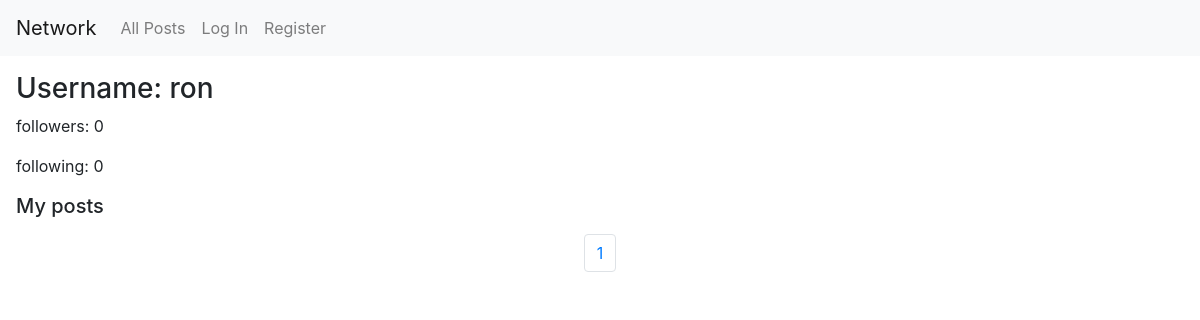
/profile/3, run on an earlier commit of the app's database.
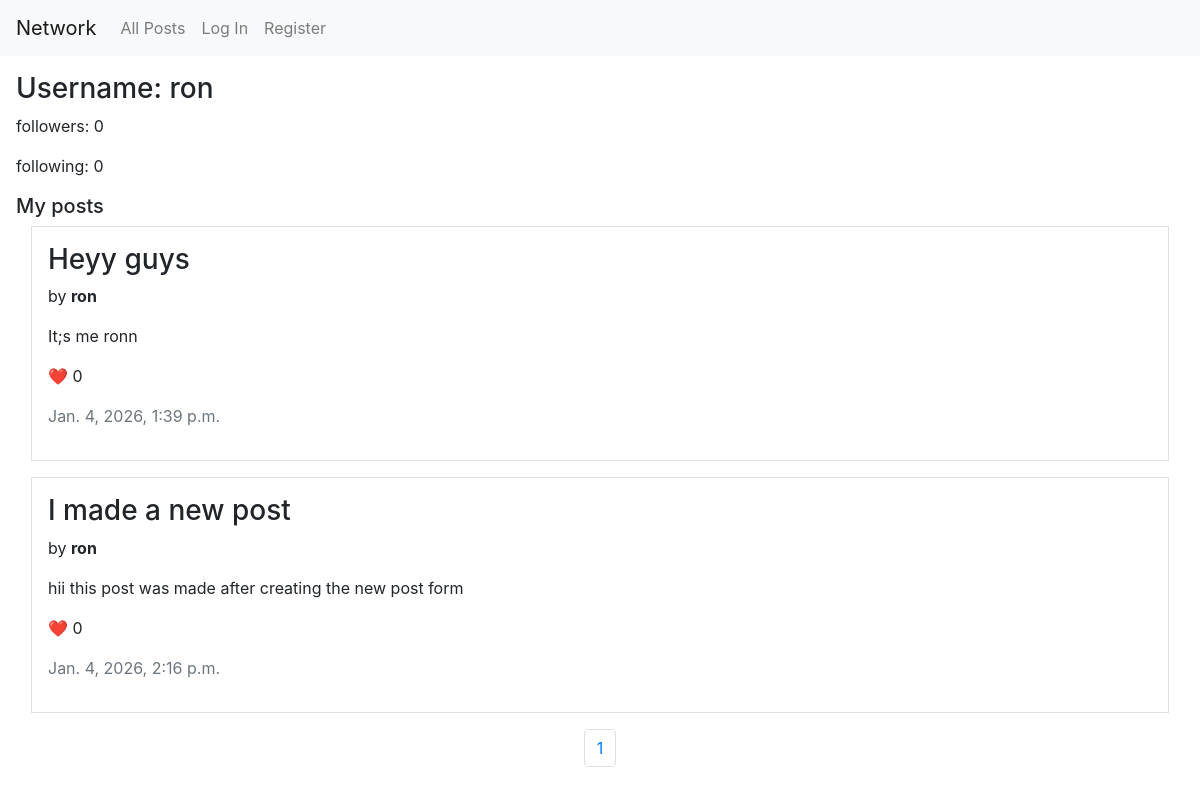
And on a later commit of the database.
### network/models.py (models this page shows, shortened)
class Post(models.Model):
    id = models.AutoField(primary_key=True)
    title = models.CharField()
    content = models.TextField()
    author = models.ForeignKey(User, on_delete=models.CASCADE, related_name='posts')
    timestamp = models.DateTimeField(auto_now_add=True)

class User(AbstractUser):
    pass

### network/views.py (the view)
# urls.py: path("profile/<int:id>", views.profile, name="profile"),
def profile(request, id):
    try:
        user = User.objects.get(id=id)
    except:
        return render(request, "network/error.html")
    all_posts = Post.objects.filter(author=user).order_by('timestamp')
    username = user.username
    followers = user.followers.count()
    following = user.following.count()
    p = Paginator(all_posts, 10)
    page_number = request.GET.get('page')
    page_obj = p.get_page(page_number)
    if request.user.is_authenticated:
        for post in page_obj:
            post.is_liked = post.likes.filter(liked_by=request.user).exists()
            post.is_following = post.author.followers.filter(follower=request.user).exists()
    return render(request, "network/profile.html", {
        'page_obj' : page_obj,
        'username' : username,
        'following_count' : following,
        'followers_count' : followers
    })

### network/templates/network/profile.html (shortened to what this page needs)
{% extends "network/layout.html" %}
{% block body %}
<main class="p-3">
    <section>
        <h3>Username: {{ username }}</h3>
        <p>followers: {{ followers_count }}</p>
        <p>following: {{ following_count }}</p>
    </section>
    <section>
        <h5>My posts</h5>
        <div class="container-fluid mb-3">
            {% for post in page_obj %}
                <div class="mb-3 p-3 border">
                    <h3>{{ post.title }}</h3>
                    {% if request.user.is_authenticated and post.author != request.user %}
                    <div>
                        <span>by <b>{{ post.author.username }}</b></span>
                        {% if post.is_following %}
                            <button onclick="followHandler(this)" data-id="{{ post.author.username }}" class="follow-{{ post.author.username }} btn btn-sm btn-outline-info">🚫 Unfollow</button>
                        {% else %}
                            <button onclick="followHandler(this)" data-id="{{ post.author.username }}" class="follow-{{ post.author.username }} btn btn-sm btn-outline-info">➕ Follow</button>
                        {% endif %}
                    </div>
                    {% else %}
                        <p>by <b>{{ post.author.username }}</b></p>
                    {% endif %}
                    <p class="mt-3">{{ post.content }}</p>
                    {% if request.user.is_authenticated %}
                        <div>
                            {% if post.is_liked %}
                                <button id="heart-{{ post.id }}" onclick="likeHandler(this)" data-id="{{ post.id }}" class="btn btn-link">❤️</button>
                            {% else %}
                                <button id="heart-{{ post.id }}" onclick="likeHandler(this)" data-id="{{ post.id }}" class="btn btn-link">🤍</button>
                            {% endif %}
                            <span id="count-{{ post.id }}">{{ post.likes.count }}</span>
                        </div>
                    {% else %}
                    <p>❤️ {{ post.likes.count }}</p>
                    {% endif %}
                    <p class="text-muted">{{ post.timestamp }}</p>
                </div>
            {% endfor %}
        </div>
        <nav aria-label="Page navigation example">
        <ul class="pagination justify-content-center">
            {% for num in page_obj.paginator.page_range %}
            <li class="page-item">
                <span class="page-link">{{ num }}</span>
            </li>
            {% endfor %}
        </ul>
        </nav>
    </section>
</main>
{% endblock %}

What changed in the data, as far as the page shows it:
added Post: title "Heyy guys", author.username "ron", content "It;s me ronn", likes.count "0", timestamp "Jan. 4, 2026, 1:39 p.m."
added Post: title "I made a new post", author.username "ron", content "hii this post was made after creating the new post form", likes.count "0", timestamp "Jan. 4, 2026, 2:16 p.m."
